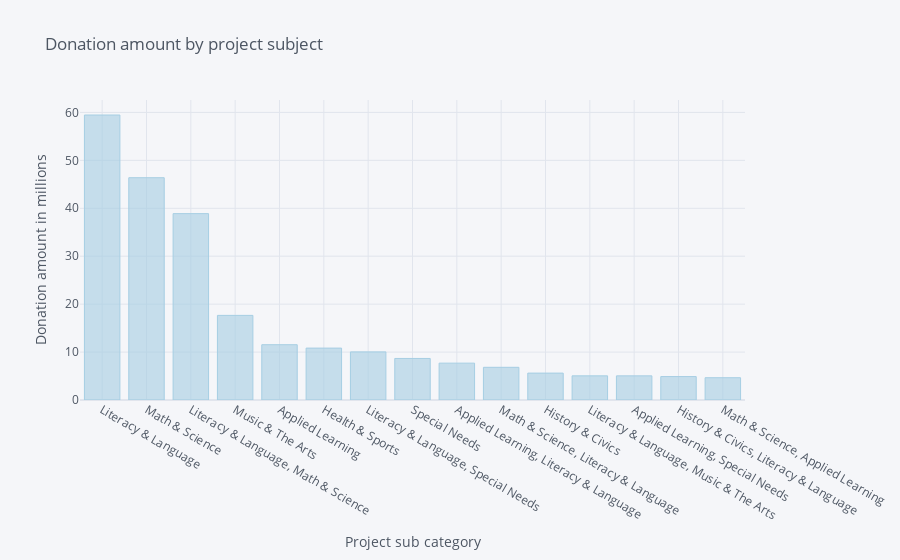

The cell this chart's notebook holds for it:
### Code cell
s9 = s8/1000000
s9.iplot(kind="bar" , xTitle='Project sub category' , yTitle='Donation amount in millions',
        title='Donation amount by project subject' , colorscale='paired')

### Figure 1 — Plotly figure (JSON) as saved in the notebook; plotly's stock layout.template omitted (floating-point values rounded to 4 significant figures)
{"data": [{"marker": {"color": "rgba(166, 206, 227, 0.6)", "line": {"color": "rgba(166, 206, 227, 1.0)", "width": 1}}, "name": "Donation Amount", "orientation": "v", "text": "", "type": "bar", "x": ["Literacy & Language", "Math & Science", "Literacy & Language, Math & Science", "Music & The Arts", "Applied Learning", "Health & Sports", "Literacy & Language, Special Needs", "Special Needs", "Applied Learning, Literacy & Language", "Math & Science, Literacy & Language", "History & Civics", "Literacy & Language, Music & The Arts", "Applied Learning, Special Needs", "History & Civics, Literacy & Language", "Math & Science, Applied Learning"], "y": [59.46, 46.38, 38.88, 17.65, 11.54, 10.83, 10.04, 8.669, 7.691, 6.82, 5.612, 5.039, 5.036, 4.887, 4.646]}], "layout": {"legend": {"bgcolor": "#F5F6F9", "font": {"color": "#4D5663"}}, "paper_bgcolor": "#F5F6F9", "plot_bgcolor": "#F5F6F9", "title": {"font": {"color": "#4D5663"}, "text": "Donation amount by project subject"}, "xaxis": {"gridcolor": "#E1E5ED", "showgrid": true, "tickfont": {"color": "#4D5663"}, "title": {"font": {"color": "#4D5663"}, "text": "Project sub category"}, "zerolinecolor": "#E1E5ED", "type": "category", "range": [-0.5, 14.5], "autorange": true}, "yaxis": {"gridcolor": "#E1E5ED", "showgrid": true, "tickfont": {"color": "#4D5663"}, "title": {"font": {"color": "#4D5663"}, "text": "Donation amount in millions"}, "zerolinecolor": "#E1E5ED", "type": "linear", "range": [0, 62.59], "autorange": true}, "autosize": true}}
